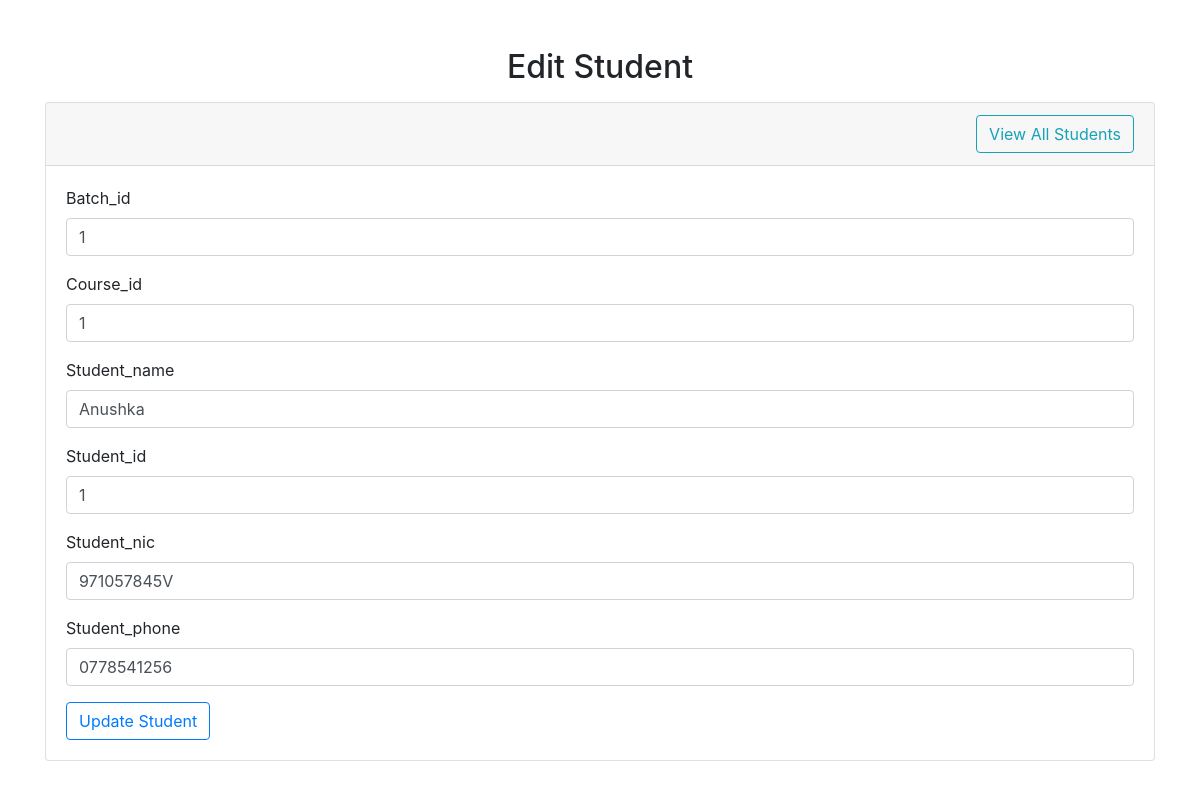
The page /index.php/project/edit/1 on the database its author committed.
### tables this page shows
CREATE TABLE `students` (
  `ID` int(11) NOT NULL,
  `Batch_id` int(11) NOT NULL,
  `Course_id` int(11) NOT NULL,
  `Student_name` varchar(255) NOT NULL,
  `Student_id` varchar(255) NOT NULL,
  `Student_nic` varchar(255) NOT NULL,
  `Student_phone` varchar(255) NOT NULL
);

### application/controllers/Project.php (called while the page is built, shortened)
<?php
class Project extends CI_Controller
{
    public function __construct()
    {
        $this->load->library('form_validation');
        $this->load->library('session');
        $this->load->model('Project_model', 'project');
    }
    public function edit($id)
    {
        $data['project'] = $this->project->get($id);
        $data['title'] = "Edit Student";
        $this->load->view('layout/header');
        $this->load->view('project/edit', $data);
        $this->load->view('layout/footer');
    }
}

### index.php (called while the page is built, shortened)
<?php
require_once BASEPATH.'core/CodeIgniter.php';

### application/models/Project_model.php (called while the page is built, shortened)
<?php
class Project_model extends CI_Model
{
    public function get($id)
    {
        $project = $this->db->get_where('students', ['ID' => $id ])->row();
        return $project;
    }
}

### application/views/project/edit.php (the view, shortened to what this page needs)
<h2 class="text-center mt-5 mb-3"><?php echo $title; ?></h2>
<div class="card">
    <div class="card-header">
        <a class="btn btn-outline-info float-right" href="<?php echo base_url('project/'); ?>">
            View All Students
        </a>
    </div>
    <div class="card-body">
        <form action="<?php echo base_url('project/update/' . $project->ID); ?>" method="POST">
            <div class="form-group">
                <label for="name">Batch_id</label>
                <input type="text" class="form-control" id="Batch_id" name="Batch_id" value="<?php echo $project->Batch_id; ?>">
            </div>
            <div class="form-group">
                <label for="name">Course_id</label>
                <input type="text" class="form-control" id="Course_id" name="Course_id" value="<?php echo $project->Course_id; ?>">
            </div>
            <div class="form-group">
                <label for="name">Student_name</label>
                <input type="text" class="form-control" id="Student_name" name="Student_name" value="<?php echo $project->Student_name; ?>">
            </div>
            <div class="form-group">
                <label for="name">Student_id</label>
                <input type="text" class="form-control" id="Student_id" name="Student_id" value="<?php echo $project->Student_id; ?>">
            </div>
            <div class="form-group">
                <label for="name">Student_nic</label>
                <input type="text" class="form-control" id="Student_nic" name="Student_nic" value="<?php echo $project->Student_nic; ?>">
            </div>
            <div class="form-group">
                <label for="name">Student_phone</label>
                <input type="text" class="form-control" id="Student_phone" name="Student_phone" value="<?php echo $project->Student_phone; ?>">
            </div>
            <button type="submit" class="btn btn-outline-primary">Update Student</button>
        </form>
    </div>
</div>

### rows shown on the page
students: Batch_id "1", Course_id "1", Student_name "Anushka", Student_id "1", Student_nic "971057845V", Student_phone "0778541256"

### other values the page prints
$title "Edit Student"
